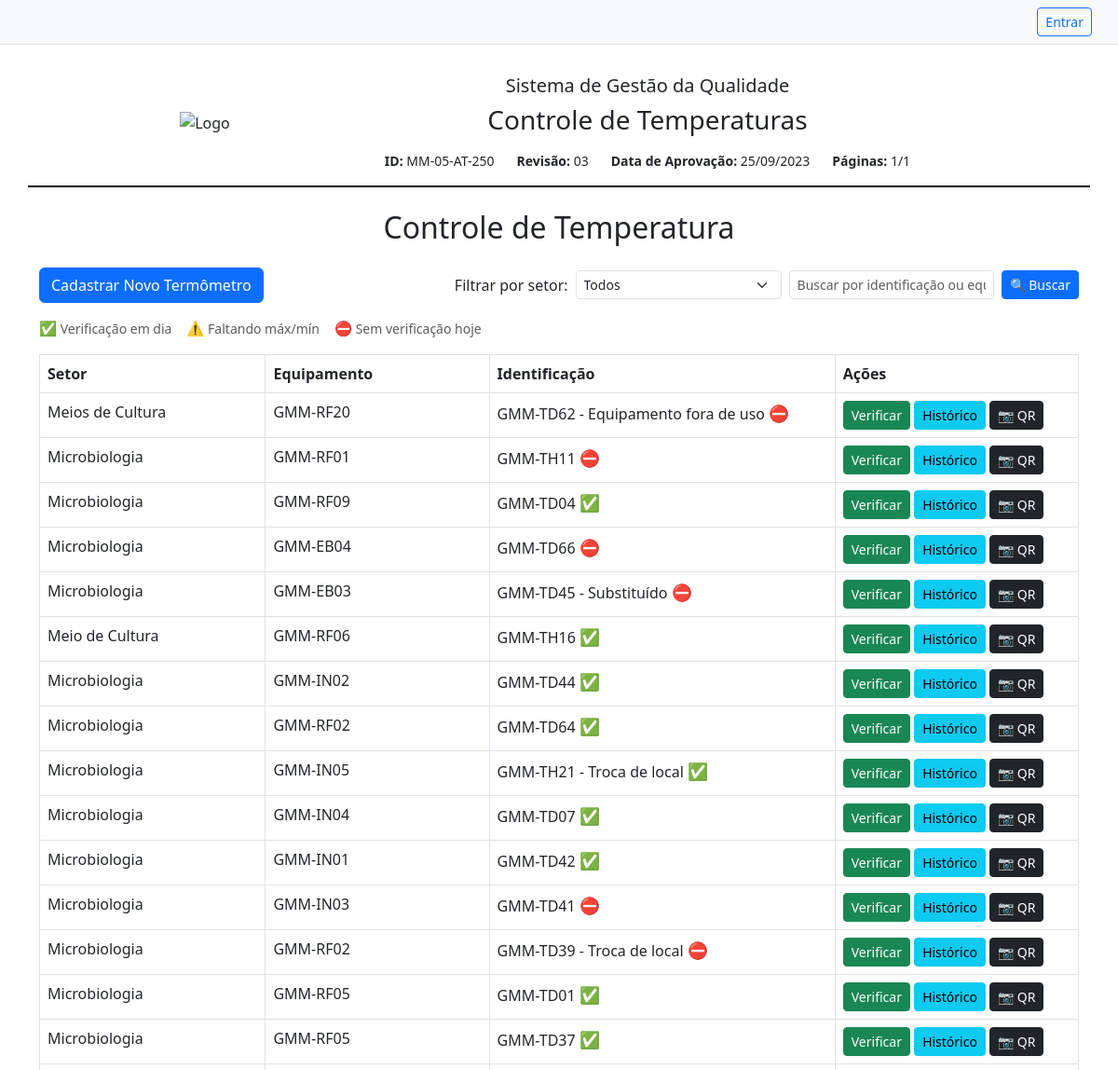
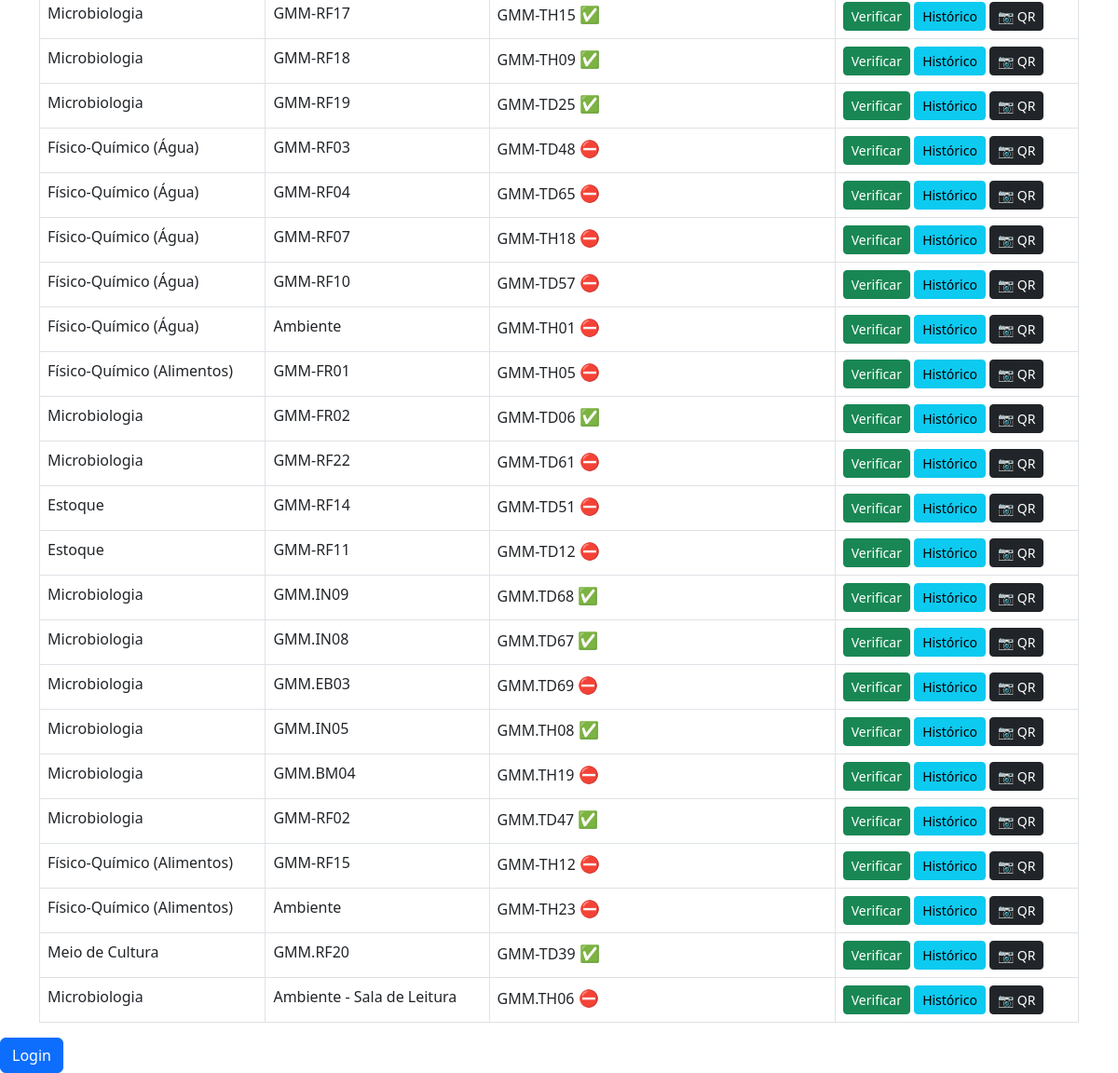
The page / on the database its author committed (2 pictures, top to bottom).
### app/models.py (models this page shows)
class Termometro(db.Model):
    id = db.Column(db.Integer, primary_key=True)
    setor = db.Column(db.String(100))
    equipamento = db.Column(db.String(100))
    especificacao = db.Column(db.String(100))
    identificacao = db.Column(db.String(50))
    padrao_identificacao = db.Column(db.String(50))
    verificacoes = db.relationship('Verificacao', backref='termometro', lazy=True)

### app/routes.py (the view)
@bp.route('/')
def index():
    termo_busca = request.args.get('q', '').strip()
    setor_filtro = request.args.get('setor')
    query = Termometro.query
    if setor_filtro:
        query = query.filter_by(setor=setor_filtro)
    if termo_busca:
        termo_like = f"%{termo_busca}%"
        query = query.filter(
            (Termometro.identificacao.ilike(termo_like)) |
            (Termometro.equipamento.ilike(termo_like))
        )
    termometros = query.all()
    setores = db.session.query(Termometro.setor).distinct().all()
    setores = [s[0] for s in setores]
    sp_tz = pytz.timezone('America/Sao_Paulo')
    hoje_sp = datetime.now(sp_tz).date()
    inicio_local = sp_tz.localize(datetime.combine(hoje_sp, time.min))
    inicio_utc = inicio_local.astimezone(pytz.utc)
    fim_utc = (inicio_local + timedelta(days=1)).astimezone(pytz.utc)
    verificacoes_hoje = Verificacao.query.filter(
        Verificacao.data_hora >= inicio_utc,
        Verificacao.data_hora < fim_utc
    ).all()
    verificacoes_por_termometro = {v.termometro_id: v for v in verificacoes_hoje}
    termometros_atrasados = []
    termometros_incompletos = []
    for termo in termometros:
        v = verificacoes_por_termometro.get(termo.id)
        if not v:
            termometros_atrasados.append(termo.id)
        elif v.temperatura_max is None or v.temperatura_min is None:
            termometros_incompletos.append(termo.id)
    return render_template(
        'index.html',
        termometros=termometros,
        setores=setores,
        setor_filtro=setor_filtro,
        termo_busca=termo_busca,
        termometros_atrasados=termometros_atrasados,
        termometros_incompletos=termometros_incompletos
    )

### app/templates/index.html (shortened to what this page needs)
{% extends 'base.html' %}
{% block content %}
<div class="d-flex justify-content-between align-items-center mb-3 flex-wrap gap-2">
    <a href="{{ url_for('main.cadastrar') }}" class="btn btn-primary">Cadastrar Novo Termômetro</a>
    <form method="GET" class="d-flex align-items-center gap-2 flex-wrap">
    <label for="setor" class="form-label mb-0">Filtrar por setor:</label>
    <select name="setor" class="form-select form-select-sm w-auto" onchange="this.form.submit()">
        <option value="">Todos</option>
    </select>
    <input type="text" name="q" class="form-control form-control-sm w-auto"
           placeholder="Buscar por identificação ou equipamento"
           value="{{ termo_busca or '' }}">
    <button type="submit" class="btn btn-sm btn-primary">🔍 Buscar</button>
</form>
</div>
<div class="mb-3 small text-muted d-flex align-items-center gap-3 flex-wrap">
    <div><span style="font-size: 1.1em; color: #198754;">✅</span> Verificação em dia</div>
    <div><span style="font-size: 1.1em; color: #ffc107;">⚠️</span> Faltando máx/mín</div>
    <div><span style="font-size: 1.1em; color: #b02a37;">⛔</span> Sem verificação hoje</div>
</div>
<table class="table table-bordered">
    <thead>
        <tr>
            <th>Setor</th>
            <th>Equipamento</th>
            <th>Identificação</th>
            <th>Ações</th>
        </tr>
    </thead>
    <tbody>
        {% for termo in termometros %}
        <tr>
            <td>{{ termo.setor }}</td>
            <td>{{ termo.equipamento }}</td>
            <td>
                {{ termo.identificacao }}
                {% if termo.id in termometros_atrasados %}
                    <span title="Sem verificação hoje" style="color: #b02a37; font-size: 1.1em;">⛔</span>
                {% elif termo.id in termometros_incompletos %}
                    <span title="Falta máx/mín" style="color: #ffc107; font-size: 1.1em;">⚠️</span>
                {% else %}
                    <span title="Em dia" style="color: #198754; font-size: 1.1em;">✅</span>
                {% endif %}
            </td>
            <td>
                <a href="{{ url_for('main.verificar', id=termo.id) }}" class="btn btn-sm btn-success">Verificar</a>
                <a href="{{ url_for('main.historico', id=termo.id) }}" class="btn btn-sm btn-info">Histórico</a>
                <a href="{{ url_for('main.gerar_qr', id=termo.id) }}" class="btn btn-sm btn-dark" target="_blank">
                    📷 QR
                </a>
            </td>
        </tr>
        {% endfor %}
    </tbody>
</table>
{% endblock %}

### app/templates/base.html (shortened to what this page needs)
<!DOCTYPE html>
<html lang="pt-br">
<head>
  <link href="https://cdn.jsdelivr.net/npm/bootstrap@5.3.0/dist/css/bootstrap.min.css" rel="stylesheet">
</head>
<body>
  {% if session.get('usuario_id') %}
  <nav class="navbar navbar-expand-lg navbar-light bg-light border-bottom px-3 mb-3">
    <div class="container-fluid">
      <a class="navbar-brand" href="{{ url_for('main.index') }}">
        <img src="{{ url_for('static', filename='images/logo.png') }}" alt="Logo" height="30" class="me-2">
        Controle de Temperatura
      </a>
      <button class="navbar-toggler" type="button" data-bs-toggle="collapse" data-bs-target="#navbarContent"
        aria-controls="navbarContent" aria-expanded="false" aria-label="Toggle navigation">
        <span class="navbar-toggler-icon"></span>
      </button>
      <div class="collapse navbar-collapse justify-content-end" id="navbarContent">
        {% if session.get('usuario_id') %}
          <span class="navbar-text me-3">
            Logado como: <strong>{{ session.get('usuario_nome') }}</strong>
            {% if session.get('is_admin') %}
              <span class="badge bg-primary ms-2">Admin</span>
            {% endif %}
          </span>
          <a href="{{ url_for('main.logout') }}" class="btn btn-outline-secondary btn-sm">Sair</a>
        {% else %}
          <a href="{{ url_for('main.login') }}" class="btn btn-outline-primary btn-sm">Entrar</a>
        {% endif %}
      </div>
    </div>
  </nav>
{% else %}
<nav class="navbar navbar-light bg-light border-bottom px-3 mb-3">
    <div class="container-fluid d-flex justify-content-end">
        <a href="{{ url_for('main.login') }}" class="btn btn-outline-primary btn-sm">Entrar</a>
    </div>
</nav>
{% endif %}
  <div class="header container py-3">
    <div class="row justify-content-center align-items-center">
      <div class="col-12 col-md-2 mb-3 mb-md-0 text-center">
        <img src="{{ url_for('static', filename='images/logo.png') }}" alt="Logo">
      </div>
      <div class="col-12 col-md-8 text-center">
        <h5>Sistema de Gestão da Qualidade</h5>
        <h3>Controle de Temperaturas</h3>
        <div class="dados-fixos d-flex flex-wrap justify-content-center gap-4 mt-3">
          <span><strong>ID:</strong> MM-05-AT-250</span>
          <span><strong>Revisão:</strong> 03</span>
          <span><strong>Data de Aprovação:</strong> 25/09/2023</span>
          <span><strong>Páginas:</strong> 1/1</span>
        </div>
      </div>
    </div>
  </div>
  <div class="container mt-4">
    <h2 class="mb-4 text-center">Controle de Temperatura</h2>
    {% block content %}{% endblock %}
  </div>
  {% if session.get('usuario_id') %}
    <a href="{{ url_for('main.logout') }}" class="btn btn-danger">Logout ({{ session.get('usuario_nome') }})</a>
{% else %}
    <a href="{{ url_for('main.login') }}" class="btn btn-primary">Login</a>
{% endif %}
</body>
</html>

### app/templates/base.html (style rules this page uses)
.header { border-bottom: 2px solid #000; padding-bottom: 10px; margin-bottom: 20px; }
.header img { max-height: 80px; width: auto; }
.dados-fixos { font-size: 14px; }

### rows shown on the page
Termometro: setor "Meios de Cultura", equipamento "GMM-RF20", identificacao "GMM-TD62 - Equipamento fora de uso"
Termometro: setor "Microbiologia", equipamento "GMM-RF01", identificacao "GMM-TH11"
Termometro: setor "Microbiologia", equipamento "GMM-RF09", identificacao "GMM-TD04"
Termometro: setor "Microbiologia", equipamento "GMM-EB04", identificacao "GMM-TD66"
Termometro: setor "Microbiologia", equipamento "GMM-EB03", identificacao "GMM-TD45 - Substituído"
Termometro: setor "Meio de Cultura", equipamento "GMM-RF06", identificacao "GMM-TH16"
Termometro: setor "Microbiologia", equipamento "GMM-IN02", identificacao "GMM-TD44"
Termometro: setor "Microbiologia", equipamento "GMM-RF02", identificacao "GMM-TD64"
Termometro: setor "Microbiologia", equipamento "GMM-IN05", identificacao "GMM-TH21 - Troca de local"
Termometro: setor "Microbiologia", equipamento "GMM-IN04", identificacao "GMM-TD07"
Termometro: setor "Microbiologia", equipamento "GMM-IN01", identificacao "GMM-TD42"
Termometro: setor "Microbiologia", equipamento "GMM-IN03", identificacao "GMM-TD41"
Termometro: setor "Microbiologia", equipamento "GMM-RF02", identificacao "GMM-TD39 - Troca de local"
Termometro: setor "Microbiologia", equipamento "GMM-RF05", identificacao "GMM-TD01"
Termometro: setor "Microbiologia", equipamento "GMM-RF05", identificacao "GMM-TD37"
Termometro: setor "Microbiologia", equipamento "GMM-RF17", identificacao "GMM-TH15"
Termometro: setor "Microbiologia", equipamento "GMM-RF18", identificacao "GMM-TH09"
Termometro: setor "Microbiologia", equipamento "GMM-RF19", identificacao "GMM-TD25"
Termometro: setor "Físico-Químico (Água)", equipamento "GMM-RF03", identificacao "GMM-TD48"
Termometro: setor "Físico-Químico (Água)", equipamento "GMM-RF04", identificacao "GMM-TD65"
Termometro: setor "Físico-Químico (Água)", equipamento "GMM-RF07", identificacao "GMM-TH18"
Termometro: setor "Físico-Químico (Água)", equipamento "GMM-RF10", identificacao "GMM-TD57"
Termometro: setor "Físico-Químico (Água)", equipamento "Ambiente", identificacao "GMM-TH01"
Termometro: setor "Físico-Químico (Alimentos)", equipamento "GMM-FR01", identificacao "GMM-TH05"
Termometro: setor "Microbiologia", equipamento "GMM-FR02", identificacao "GMM-TD06"
Termometro: setor "Microbiologia", equipamento "GMM-RF22", identificacao "GMM-TD61"
Termometro: setor "Estoque", equipamento "GMM-RF14", identificacao "GMM-TD51"
Termometro: setor "Estoque", equipamento "GMM-RF11", identificacao "GMM-TD12"
Termometro: setor "Microbiologia", equipamento "GMM.IN09", identificacao "GMM.TD68"
Termometro: setor "Microbiologia", equipamento "GMM.IN08", identificacao "GMM.TD67"
Termometro: setor "Microbiologia", equipamento "GMM.EB03", identificacao "GMM.TD69"
Termometro: setor "Microbiologia", equipamento "GMM.IN05", identificacao "GMM.TH08"
Termometro: setor "Microbiologia", equipamento "GMM.BM04", identificacao "GMM.TH19"
Termometro: setor "Microbiologia", equipamento "GMM-RF02", identificacao "GMM.TD47"
Termometro: setor "Físico-Químico (Alimentos)", equipamento "GMM-RF15", identificacao "GMM-TH12"
Termometro: setor "Físico-Químico (Alimentos)", equipamento "Ambiente", identificacao "GMM-TH23"
Termometro: setor "Meio de Cultura", equipamento "GMM.RF20", identificacao "GMM-TD39"
Termometro: setor "Microbiologia", equipamento "Ambiente - Sala de Leitura", identificacao "GMM.TH06"
